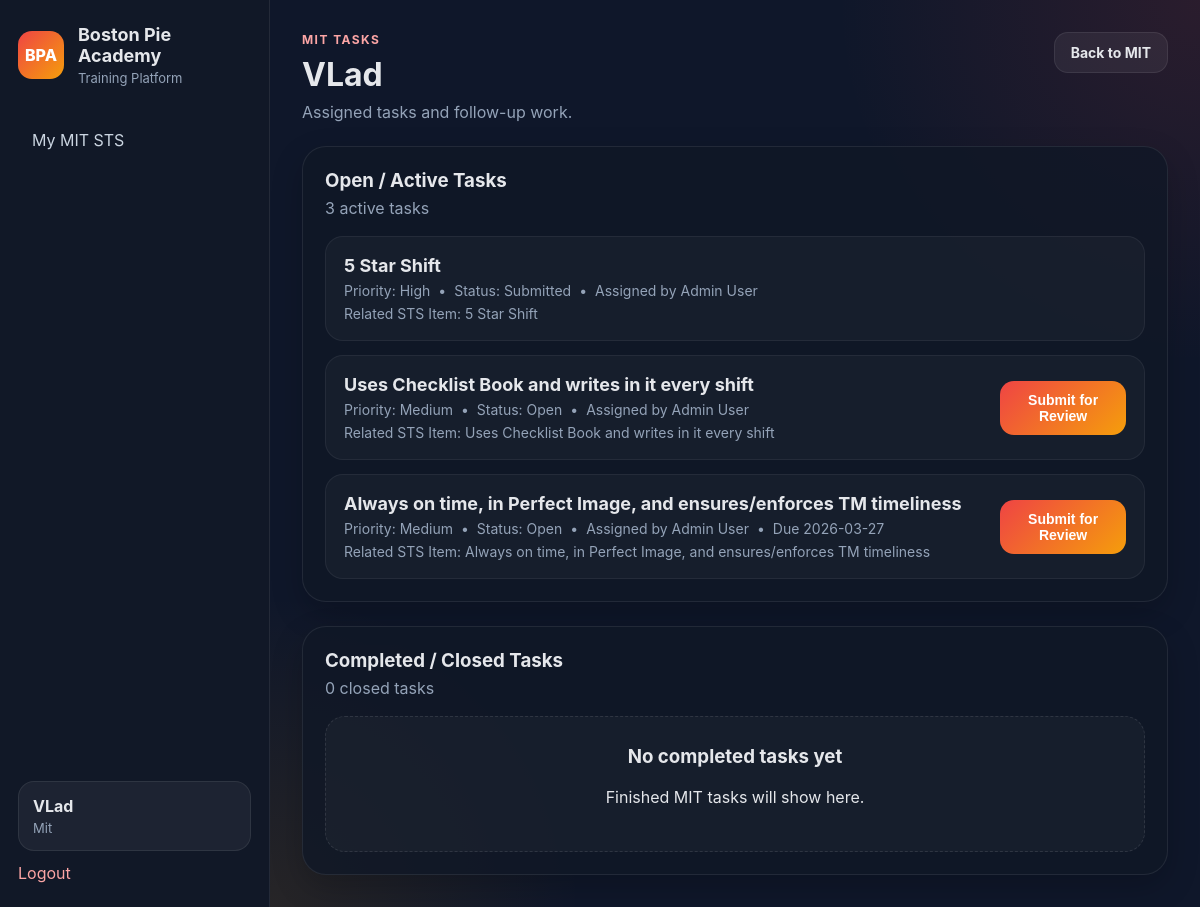
Page /mit-sts/mits/1/tasks (signed in) on the committed database.
### app/models.py (models this page shows, shortened)
class User(UserMixin, db.Model):
    __tablename__ = "users"
    id = db.Column(db.Integer, primary_key=True)
    name = db.Column(db.String(120), nullable=False)
    username = db.Column(db.String(80), unique=True, nullable=False)
    password_hash = db.Column(db.String(255), nullable=False)
    role = db.Column(db.String(50), nullable=False, default="tm")
    store_number = db.Column(db.String(20), nullable=True)
    is_active_user = db.Column(db.Boolean, default=True)
    created_at = db.Column(db.DateTime, default=datetime.utcnow)
    progress_records = db.relationship(
        "LessonProgress",
        backref="user",
        cascade="all, delete-orphan",
        lazy=True
    )
    assignments = db.relationship(
        "TrackAssignment",
        foreign_keys="TrackAssignment.user_id",
        backref="user",
        cascade="all, delete-orphan",
        lazy=True
    )
    assigned_tracks_created = db.relationship(
        "TrackAssignment",
        foreign_keys="TrackAssignment.assigned_by_user_id",
        backref="assigned_by_user",
        lazy=True
    )
    quiz_attempts = db.relationship(
        "QuizAttempt",
        backref="user",
        cascade="all, delete-orphan",
        lazy=True
    )
    mit_profiles = db.relationship(
        "MITProfile",
        foreign_keys="MITProfile.user_id",
        backref="mit_user",
        lazy=True
    )
    coached_mits = db.relationship(
        "MITProfile",
        foreign_keys="MITProfile.coach_user_id",
        backref="coach_user",
        lazy=True
    )
    verified_mit_items = db.relationship(
        "MITLevelProgress",
        foreign_keys="MITLevelProgress.verified_by_user_id",
        backref="verified_by_user",
        lazy=True
    )
    mit_reviews_written = db.relationship(
        "MITReview",
        foreign_keys="MITReview.reviewer_user_id",
        backref="reviewer_user",
        lazy=True
    )
    mit_promotions_approved = db.relationship(
        "MITPromotion",
        foreign_keys="MITPromotion.approved_by_user_id",
        backref="approved_by_user",
        lazy=True
    )
    mit_action_items_owned = db.relationship(
        "MITActionPlanItem",
        foreign_keys="MITActionPlanItem.owner_user_id",
        backref="owner_user",
        lazy=True
    )
    mit_tasks_assigned = db.relationship(
        "MITTask",
        foreign_keys="MITTask.assigned_by_user_id",
        backref="assigned_by_user",
        lazy=True
    )
    @property
    def is_active(self):
        return self.is_active_user

class MITTask(db.Model):
    __tablename__ = "mit_tasks"
    id = db.Column(db.Integer, primary_key=True)
    mit_profile_id = db.Column(db.Integer, db.ForeignKey("mit_profiles.id"), nullable=False)
    mit_review_id = db.Column(db.Integer, db.ForeignKey("mit_reviews.id"), nullable=True)
    title = db.Column(db.String(255), nullable=False)
    description = db.Column(db.Text, nullable=True)
    related_template_item_id = db.Column(db.Integer, db.ForeignKey("mit_level_templates.id"), nullable=True)
    assigned_by_user_id = db.Column(db.Integer, db.ForeignKey("users.id"), nullable=False)
    assigned_at = db.Column(db.DateTime, default=datetime.utcnow)
    due_date = db.Column(db.Date, nullable=True)
    priority = db.Column(db.String(20), nullable=False, default="medium")
    status = db.Column(db.String(20), nullable=False, default="open")
    completed_at = db.Column(db.DateTime, nullable=True)
    notes = db.Column(db.Text, nullable=True)
    created_at = db.Column(db.DateTime, default=datetime.utcnow)
    updated_at = db.Column(db.DateTime, default=datetime.utcnow, onupdate=datetime.utcnow)

class MITLevelTemplate(db.Model):
    __tablename__ = "mit_level_templates"
    id = db.Column(db.Integer, primary_key=True)
    level_number = db.Column(db.Integer, nullable=False)
    category = db.Column(db.String(100), nullable=True)
    item_name = db.Column(db.String(255), nullable=False)
    item_description = db.Column(db.Text, nullable=True)
    sort_order = db.Column(db.Integer, default=0)
    is_required = db.Column(db.Boolean, default=True)
    source_ref = db.Column(db.String(255), nullable=True)
    progress_records = db.relationship(
        "MITLevelProgress",
        backref="template_item",
        cascade="all, delete-orphan",
        lazy=True
    )
    action_plan_items = db.relationship(
        "MITActionPlanItem",
        backref="related_template_item",
        lazy=True
    )
    tasks = db.relationship(
        "MITTask",
        backref="task_template_item",
        lazy=True
    )

### app/mit_sts/routes.py (the view)
@mit_sts_bp.route("/mits/<int:mit_id>/tasks")
@login_required
def view_tasks(mit_id):
    mit = MITProfile.query.get_or_404(mit_id)
    if not can_view_mit(mit):
        flash("You do not have permission to view those tasks.", "danger")
        return redirect(url_for("academy.dashboard"))
    tasks = MITTask.query.filter_by(mit_profile_id=mit.id).order_by(
        MITTask.due_date.asc(),
        MITTask.created_at.desc()
    ).all()
    active_tasks = []
    completed_tasks = []
    for task in tasks:
        display_status = task_display_status(task)
        if display_status in ["verified", "cancelled"]:
            completed_tasks.append((task, display_status))
        else:
            active_tasks.append((task, display_status))
    return render_template(
        "mit_sts/mit_tasks.html",
        mit=mit,
        active_tasks=active_tasks,
        completed_tasks=completed_tasks,
        today=date.today(),
        user=current_user,
        can_edit=can_edit_mit(),
    )

### app/mit_sts/routes.py (called while the page is built)
def is_mit():
    return current_user.is_authenticated and current_user.role == "mit"

def is_leadership():
    return current_user.is_authenticated and current_user.role in [
        "coach",
        "admin",
        "training_director",
    ]

def can_edit_mit():
    return is_leadership()

def can_view_mit(mit):
    if is_leadership():
        return True
    return is_mit() and mit.user_id == current_user.id

def task_display_status(task):
    if task.status in ["verified", "cancelled"]:
        return task.status
    if task.due_date and task.due_date < date.today() and task.status not in ["submitted"]:
        return "overdue"
    return task.status

### app/models.py (called while the page is built)
@login_manager.user_loader
def load_user(user_id):
    return User.query.get(int(user_id))

### app/templates/mit_sts/mit_tasks.html (shortened to what this page needs)
{% extends "base.html" %}
{% block content %}
<div class="page-header">
    <div>
        <p class="eyebrow">MIT TASKS</p>
        <h2>{{ mit.mit_user.name }}</h2>
        <p class="subtle">Assigned tasks and follow-up work.</p>
    </div>
    <div class="track-actions">
        <a class="btn btn-secondary" href="{{ url_for('mit_sts.view_mit', mit_id=mit.id) }}">Back to MIT</a>
    </div>
</div>
<div class="card" style="margin-bottom: 24px;">
    <div class="card-header">
        <h3>Open / Active Tasks</h3>
        <p>{{ active_tasks|length }} active task{{ '' if active_tasks|length == 1 else 's' }}</p>
    </div>
    {% if active_tasks %}
    <div class="track-list">
        {% for task, display_status in active_tasks %}
        <div class="track-row">
            <div style="width:100%;">
                <div class="track-title">{{ task.title }}</div>
                <div class="track-meta">
                    <span>Priority: {{ task.priority|title }}</span>
                    <span>•</span>
                    <span>Status: {{ display_status|replace('_', ' ')|title }}</span>
                    <span>•</span>
                    <span>Assigned by {{ task.assigned_by_user.name }}</span>
                    {% if task.due_date %}
                    <span>•</span>
                    <span>Due {{ task.due_date.strftime('%Y-%m-%d') }}</span>
                    {% endif %}
                </div>
                {% if task.task_template_item %}
                <div class="track-meta" style="margin-top: 6px;">
                    <span>Related STS Item: {{ task.task_template_item.item_name }}</span>
                </div>
                {% endif %}
            </div>
            {% if can_edit %}
            <div class="track-actions" style="flex-wrap: wrap;">
                <form method="POST" action="{{ url_for('mit_sts.update_task_status', task_id=task.id) }}">
                    <input type="hidden" name="status" value="open">
                    <button type="submit" class="btn btn-secondary">Open</button>
                </form>
                <form method="POST" action="{{ url_for('mit_sts.update_task_status', task_id=task.id) }}">
                    <input type="hidden" name="status" value="in_progress">
                    <button type="submit" class="btn btn-secondary">In Progress</button>
                </form>
                {% if task.status == 'submitted' %}
                <form method="POST" action="{{ url_for('mit_sts.update_task_status', task_id=task.id) }}">
                    <input type="hidden" name="status" value="verified">
                    <button type="submit" class="btn btn-primary">Verify Complete</button>
                </form>
                {% endif %}
                <form method="POST" action="{{ url_for('mit_sts.update_task_status', task_id=task.id) }}">
                    <input type="hidden" name="status" value="cancelled">
                    <button type="submit" class="btn btn-danger">Cancel</button>
                </form>
            </div>
            {% elif user.id == mit.user_id and task.status in ['open', 'in_progress'] %}
            <div class="track-actions">
                <form method="POST" action="{{ url_for('mit_sts.submit_task_for_review', task_id=task.id) }}">
                    <button type="submit" class="btn btn-primary">Submit for Review</button>
                </form>
            </div>
            {% endif %}
        </div>
        {% endfor %}
    </div>
    {% else %}
    <div class="empty-state">
        <h3>No active tasks</h3>
        <p>No active MIT tasks are assigned right now.</p>
    </div>
    {% endif %}
</div>
<div class="card">
    <div class="card-header">
        <h3>Completed / Closed Tasks</h3>
        <p>{{ completed_tasks|length }} closed task{{ '' if completed_tasks|length == 1 else 's' }}</p>
    </div>
    {% if completed_tasks %}
    <div class="track-list">
        {% for task, display_status in completed_tasks %}
        <div class="track-row">
            <div style="width:100%;">
                <div class="track-title">{{ task.title }}</div>
                <div class="track-meta">
                    <span>Status: {{ display_status|replace('_', ' ')|title }}</span>
                    {% if task.completed_at %}
                    <span>•</span>
                    <span>Completed {{ task.completed_at.strftime('%Y-%m-%d') }}</span>
                    {% endif %}
                    {% if task.due_date %}
                    <span>•</span>
                    <span>Due {{ task.due_date.strftime('%Y-%m-%d') }}</span>
                    {% endif %}
                </div>
            </div>
        </div>
        {% endfor %}
    </div>
    {% else %}
    <div class="empty-state">
        <h3>No completed tasks yet</h3>
        <p>Finished MIT tasks will show here.</p>
    </div>
    {% endif %}
</div>
{% endblock %}

### app/templates/base.html (shortened to what this page needs)
<!DOCTYPE html>
<html lang="en">
<head>
    <link rel="stylesheet" href="{{ url_for('static', filename='css/style.css') }}">
</head>
<body>
    <div class="app-shell">
        <aside class="sidebar">
            <div>
                <div class="brand">
                    <div class="brand-mark">BPA</div>
                    <div>
                        <h1>Boston Pie Academy</h1>
                        <p>Training Platform</p>
                    </div>
                </div>
                {% if current_user.is_authenticated %}
                <nav class="nav">
                    {% if current_user.role == 'tm' %}
                    <a href="{{ url_for('academy.my_training') }}">My Training</a>
                    {% elif current_user.role == 'mit' %}
                    <a href="{{ url_for('mit_sts.my_mit') }}">My MIT STS</a>
                    {% elif current_user.role == 'coach' %}
                    <a href="{{ url_for('academy.dashboard') }}">Dashboard</a>
                    <a href="{{ url_for('academy.manage_users') }}">Users</a>
                    <a href="{{ url_for('mit_sts.dashboard') }}">MIT STS</a>
                    <a href="{{ url_for('mit_sts.promotion_queue') }}">Promotion Queue</a>
                    {% endif %}
                </nav>
                {% endif %}
            </div>
            {% if current_user.is_authenticated %}
            <div class="sidebar-footer">
                <div class="user-chip">
                    <strong>{{ current_user.name }}</strong>
                    <span>{{ current_user.role.replace('_', ' ').title() }}</span>
                </div>
                <a class="logout-link" href="{{ url_for('auth.logout') }}">Logout</a>
            </div>
            {% endif %}
        </aside>
        <main class="main-content">
            {% block content %}{% endblock %}
        </main>
    </div>
</body>
</html>

### app/static/css/style.css (style rules this page uses)
* { box-sizing: border-box; }
body { margin: 0; font-family: Inter, Arial, sans-serif; background: #0f172a; color: #e5e7eb; }
a { text-decoration: none; }
.app-shell { display: flex; min-height: 100vh; }
.sidebar { width: 270px; background: #111827; border-right: 1px solid rgba(255,255,255,0.08); padding: 24px 18px; display: flex; flex-direction: column; justify-content: space-between; }
.brand { display: flex; gap: 14px; align-items: center; margin-bottom: 32px; }
.brand-mark { width: 48px; height: 48px; border-radius: 14px; background: linear-gradient(135deg, #ef4444, #f59e0b); display: flex; align-items: center; justify-content: center; font-weight: 800; color: white; }
.brand h1 { margin: 0; font-size: 18px; }
.brand p { margin: 4px 0 0; color: #94a3b8; font-size: 13px; }
.nav { display: flex; flex-direction: column; gap: 8px; }
.nav a { color: #cbd5e1; padding: 12px 14px; border-radius: 12px; transition: 0.2s ease; }
.sidebar-footer { margin-top: 32px; }
.user-chip { background: rgba(255,255,255,0.05); border: 1px solid rgba(255,255,255,0.08); border-radius: 16px; padding: 14px; display: flex; flex-direction: column; gap: 4px; }
.user-chip span { color: #94a3b8; font-size: 13px; }
.logout-link { display: inline-block; margin-top: 12px; color: #fca5a5; }
.main-content { flex: 1; padding: 32px; background: radial-gradient(circle at top right, rgba(239, 68, 68, 0.12), transparent 28%), radial-gradient(circle at bottom left, rgba(245, 158, 11, 0.10), transparent 24%), #0f172a; }
.page-header { display: flex; align-items: flex-start; justify-content: space-between; gap: 16px; margin-bottom: 24px; }
.eyebrow { margin: 0 0 8px; color: #fca5a5; font-size: 12px; font-weight: 700; letter-spacing: 0.12em; }
.page-header h2 { margin: 0; font-size: 32px; }
.subtle { margin: 8px 0 0; color: #94a3b8; }
.card { background: rgba(17, 24, 39, 0.82); border: 1px solid rgba(255,255,255,0.08); border-radius: 24px; padding: 22px; box-shadow: 0 12px 32px rgba(0,0,0,0.20); }
.card-header { margin-bottom: 18px; }
.card-header h3 { margin: 0; }
.card-header p { margin: 6px 0 0; color: #94a3b8; }
.track-list { display: flex; flex-direction: column; gap: 14px; }
.track-row { display: flex; align-items: center; justify-content: space-between; gap: 18px; padding: 18px; background: rgba(255,255,255,0.03); border: 1px solid rgba(255,255,255,0.06); border-radius: 18px; }
.track-title { font-size: 18px; font-weight: 700; }
.track-meta { margin-top: 6px; color: #94a3b8; display: flex; gap: 8px; flex-wrap: wrap; font-size: 14px; }
.track-actions { display: flex; gap: 10px; flex-wrap: wrap; }
.btn { border: none; border-radius: 14px; padding: 11px 16px; cursor: pointer; font-weight: 700; font-size: 14px; display: inline-flex; align-items: center; justify-content: center; }
.btn-primary { background: linear-gradient(135deg, #ef4444, #f59e0b); color: white; }
.btn-secondary { background: rgba(255,255,255,0.06); color: #e5e7eb; border: 1px solid rgba(255,255,255,0.08); }
.empty-state { padding: 28px; text-align: center; background: rgba(255,255,255,0.03); border: 1px dashed rgba(255,255,255,0.10); border-radius: 20px; }
.empty-state h3 { margin-top: 0; }
.track-actions form { margin: 0; }
.track-actions button { border: none; }

### rows in the picture
User: name "VLad", role.replace "Mit", mit_user.name "VLad"
MITTask: title "5 Star Shift", priority "High", status "Submitted", assigned_by_user.name "Admin User", task_template_item.item_name "5 Star Shift"
MITTask: title "Uses Checklist Book and writes in it every shift", priority "Medium", status "Open", assigned_by_user.name "Admin User", task_template_item.item_name "Uses Checklist Book and writes in it every shift"
MITTask: title "Always on time, in Perfect Image, and ensures/enforces TM timeliness", priority "Medium", status "Open", assigned_by_user.name "Admin User", due_date "2026-03-27", task_template_item.item_name "Always on time, in Perfect Image, and ensures/enforces TM timeliness"

### other values in the picture
{{ active_tasks|length }} "3"
{{ '' if active_tasks|length == 1 else 's' }} "s"
{{ completed_tasks|length }} "0"
{{ '' if completed_tasks|length == 1 else 's' }} "s"
